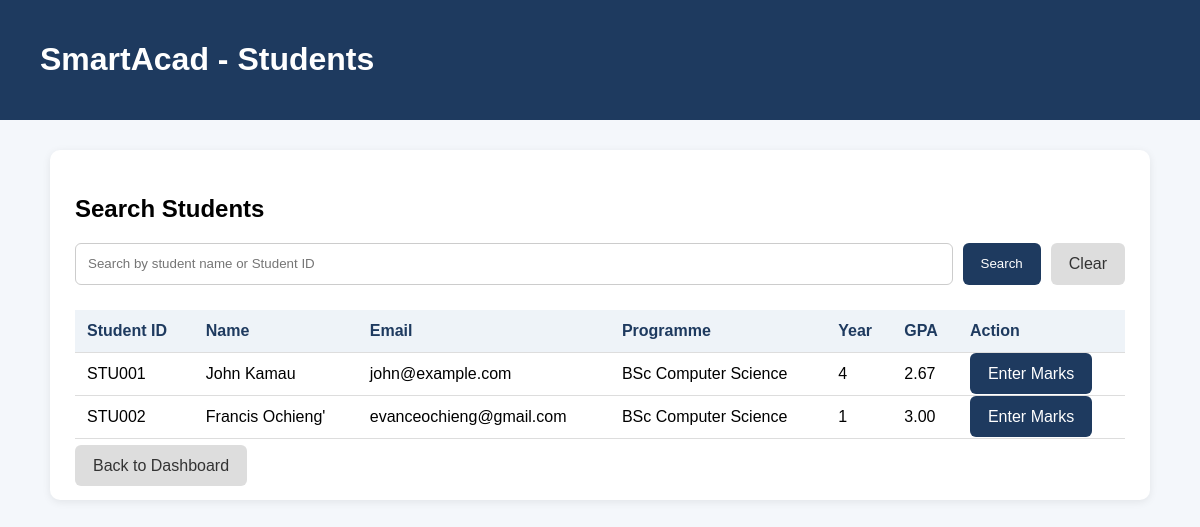
Screenshot of /lecturer-dashboard/students/ (signed in) with the database file from the repository.
### core/models.py (models this page shows, shortened)
class Student(models.Model):
    user = models.OneToOneField(
        User,
        on_delete=models.CASCADE,
        null=True,
        blank=True
    )
    program = models.ForeignKey(
        Program,
        on_delete=models.PROTECT,
        null=True,
        blank=True,
        related_name="students",
    )
    student_id = models.CharField(max_length=20, unique=True)
    full_name = models.CharField(max_length=100)
    email = models.EmailField(unique=True)
    programme = models.CharField(max_length=100)
    year_of_study = models.PositiveIntegerField()
    gpa = models.DecimalField(
        max_digits=3,
        decimal_places=2,
        default=Decimal("0.00"),
    )

### core/views.py (the view)
@login_required
def lecturer_students(request):
    if not request.user.groups.filter(name="Lecturer").exists():
        return redirect_user_by_role(request.user)
    lecturer = get_object_or_404(
        Lecturer,
        user=request.user,
    )
    search_query = request.GET.get("search", "").strip()
    students = Student.objects.all().order_by("student_id")
    if search_query:
        students = students.filter(
            Q(full_name__icontains=search_query)
            | Q(student_id__icontains=search_query)
            | Q(email__icontains=search_query)
        )
    paginator = Paginator(students, 20)
    students_page = paginator.get_page(
        request.GET.get("page")
    )
    return render(
        request,
        "lecturer_students.html",
        {
            "lecturer": lecturer,
            "students": students_page,
            "search_query": search_query,
        },
    )

### core/templates/lecturer_students.html (shortened to what this page needs)
<!DOCTYPE html>
<html lang="en">
<head>
</head>
<body>
<header>
    <h1>SmartAcad - Students</h1>
</header>
<div class="container">
    <div class="card">
        <h2>Search Students</h2>
        <form
            method="GET"
            class="search-form"
        >
            <input
                type="text"
                name="search"
                value="{{ search_query }}"
                placeholder="Search by student name or Student ID"
            >
            <button type="submit">
                Search
            </button>
            <a
                href="{% url 'lecturer_students' %}"
                class="button back"
            >
                Clear
            </a>
        </form>
        <table>
            <thead>
                <tr>
                    <th>Student ID</th>
                    <th>Name</th>
                    <th>Email</th>
                    <th>Programme</th>
                    <th>Year</th>
                    <th>GPA</th>
                    <th>Action</th>
                </tr>
            </thead>
            <tbody>
                {% for student in students %}
                    <tr>
                        <td>{{ student.student_id }}</td>
                        <td>
                            {{ student.full_name }}
                        </td>
                        <td>
                            {{ student.email }}
                        </td>
                        <td>
                            {{ student.programme }}
                        </td>
                        <td>
                            {{ student.year_of_study }}
                        </td>
                        <td>
                            {{ student.gpa }}
                        </td>
                        <td>
                            <a
                                href="{% url 'lecturer_enter_marks' %}?student_id={{ student.id }}"
                                class="button action"
                            >
                                Enter Marks
                            </a>
                        </td>
                    </tr>
                {% empty %}
                    <tr>
                        <td colspan="7">
                            No students found.
                        </td>
                    </tr>
                {% endfor %}
            </tbody>
        </table>
        <br>
        <a
            href="{% url 'lecturer_dashboard' %}"
            class="button back"
        >
            Back to Dashboard
        </a>
    </div>
</div>
</body>
</html>

### core/templates/lecturer_students.html (style rules this page uses)
body { margin: 0; font-family: Arial, sans-serif; background: #f4f7fb; }
header { background: #1e3a5f; color: white; padding: 20px 40px; }
.container { max-width: 1100px; margin: 30px auto; padding: 0 20px; }
.card { background: white; padding: 25px; border-radius: 10px; box-shadow: 0 2px 8px rgba(0,0,0,0.08); }
.search-form { display: flex; gap: 10px; margin-bottom: 25px; }
.search-form input { flex: 1; padding: 12px; border: 1px solid #ccc; border-radius: 6px; }
button, .button { padding: 12px 18px; border: none; border-radius: 6px; cursor: pointer; text-decoration: none; }
button { background: #1e3a5f; color: white; }
.back { background: #ddd; color: #333; }
table { width: 100%; border-collapse: collapse; }
th, td { padding: 12px; border-bottom: 1px solid #ddd; text-align: left; }
th { background: #eef3f8; color: #1e3a5f; }
.action { background: #1e3a5f; color: white; }

### rows the page displays
Student: student_id "STU001", full_name "John Kamau", email "john@example.com", programme "BSc Computer Science", year_of_study "4", gpa "2.67"
Student: student_id "STU002", full_name "Francis Ochieng'", email "evanceochieng@gmail.com", programme "BSc Computer Science", year_of_study "1", gpa "3.00"
